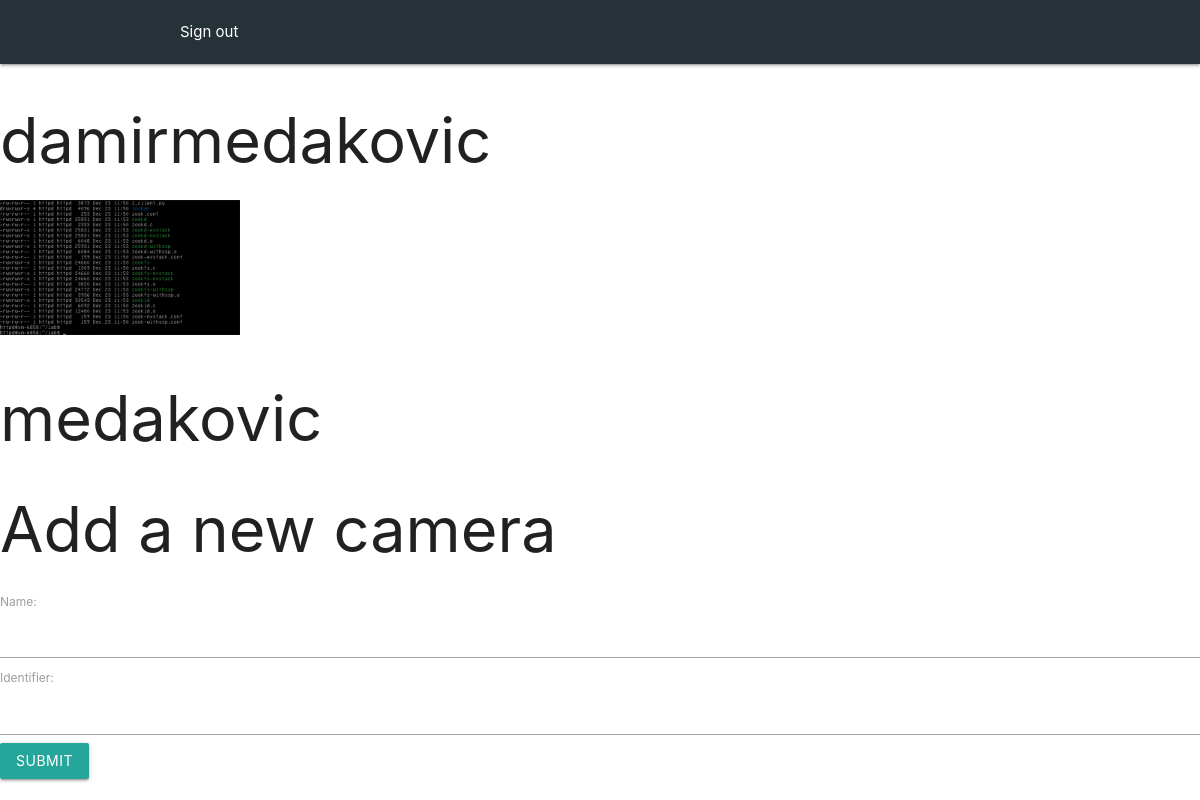
The app's page /dashboard/ (signed in), older data.
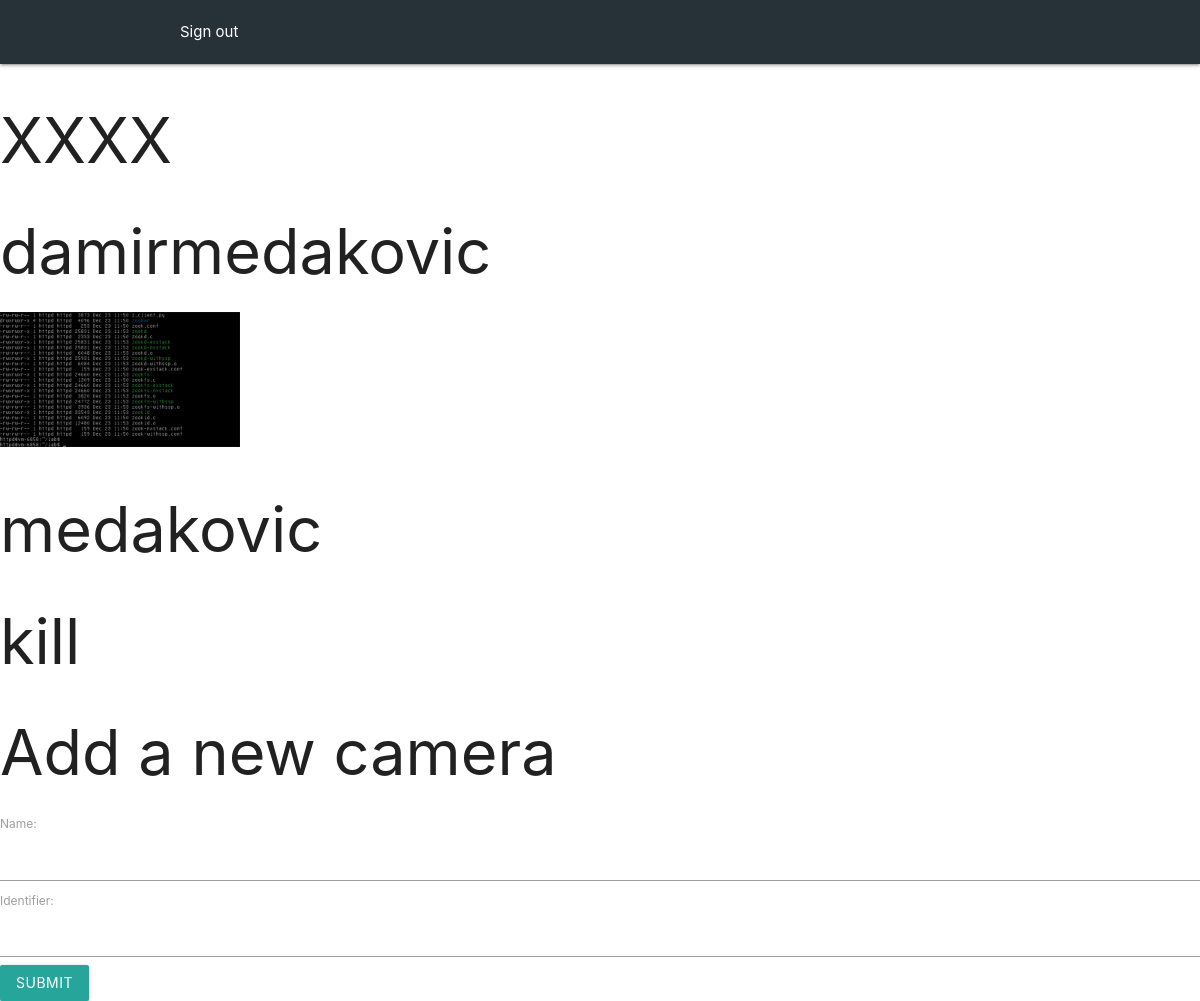
The same page, newer data.
### dashboard/models.py (models this page shows, shortened)
class SecurityCamera(models.Model):
    name = models.CharField(max_length=25, default="default name")
    owners = models.ManyToManyField(User, default=1, related_name='owners')
    identifier = models.CharField(max_length=25, default="default")

### dashboard/views.py (the view)
# urls.py: path('', views.home, name='home'),
def home(request):
	update_folders(request)
	form = AddCameraForm()
	owned_cameras = SecurityCamera.objects.filter(owners=request.user)
	owned_cameras_id = []
	for camera in owned_cameras:
		owned_cameras_id.append(camera.identifier)
	owned_cameras_id = set(owned_cameras_id)
	cameras_dictionary = {}
	for cam in owned_cameras_id:
		cameras_dictionary[f'{cam}'] = os.listdir(f'surveillance/media/{cam}')
	context = {'cameras_dictionary': cameras_dictionary,
			   'camera_form': form
				}
	return render(request, "dashboard/home.html", context)

### dashboard/forms.py
class AddCameraForm(forms.Form):
	name = forms.CharField(max_length=25)
	identifier = forms.CharField(max_length=25)

### dashboard/views.py (called while the page is built)
def update_folders(request):
	owned_cameras = SecurityCamera.objects.filter(owners=request.user)
	owned_cameras_id = []
	for camera in owned_cameras:
		owned_cameras_id.append(camera.identifier)
	owned_cameras_id = set(owned_cameras_id)
	existing_folders = os.listdir('surveillance/media/')
	existing_folders.remove('client_script.py')
	for fld in owned_cameras_id:
		if fld not in existing_folders:
			relative_path = f'surveillance/media/{fld}'
			path = os.path.join(BASE_DIR, relative_path)
			os.mkdir(path)

### dashboard/templates/dashboard/home.html (shortened to what this page needs)
<!DOCTYPE html>
<html lang="en">
<head>
    {% load static %}
    <link rel="stylesheet" href="https://cdnjs.cloudflare.com/ajax/libs/materialize/1.0.0/css/materialize.min.css">
</head>
<body>
<nav class="nav blue-grey darken-4">
    <div class="nav-wrapper">
        <div class="container">
            <a href="{% url 'users:logout' %}">Sign out</a>
        </div>
    </div>
</nav>
    {% for key, values in cameras_dictionary.items %}
    <h1>{{key}}</h1>
    {% for v in values %}
    <img src="/media/{{key}}/{{v}}" width=240>
    {% endfor %}
    {% endfor %}
<h1>Add a new camera</h1>
<form action="create-camera/" method="POST">
    {{ camera_form }}
    <button type='submit' class="waves-effect waves-light btn">Submit</button>
</form>

Row changes from the older to the newer data that the page shows:
added SecurityCamera: cameras_dictionary "XXXX"
added SecurityCamera: cameras_dictionary "kill"
